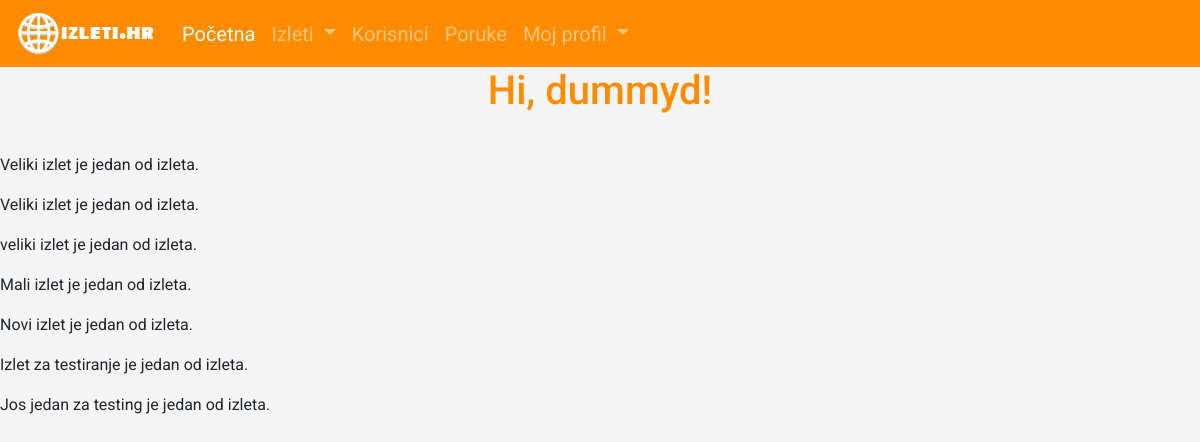
The app's page /svi_izleti (signed in) with its own data.
### app/models.py (models this page shows, shortened)
class User(UserMixin, db.Model):
    id=db.Column(db.Integer,primary_key=True)
    username=db.Column(db.String(64), index=True, unique=True)
    email=db.Column(db.String(120), index=True, unique=True)
    password_hash=db.Column(db.String(128))
    ime=db.Column(db.String(50))
    prezime=db.Column(db.String(64))
    datum_rodjenja=db.Column(db.Date, nullable=True)
    broj_telefona=db.Column(db.String(20), nullable=True)
    o_meni=db.Column(db.String(400), nullable=True)
    profilna_slika=db.Column(db.String(300), default='korisnik.jpg')
    izleti = db.relationship('Izlet', backref='creator', lazy='dynamic')
    befriended=db.relationship(
        'User',secondary=friends,
        primaryjoin=(friends.c.befriender_id==id),
        secondaryjoin=(friends.c.befriended_id==id),
        backref=db.backref('friends',lazy='dynamic'),lazy='dynamic')

class Izlet(db.Model):
    id=db.Column(db.Integer,primary_key=True)
    naziv=db.Column(db.String(100),index=True)
    cijena=db.Column(db.Float,nullable=True)
    lokacija=db.Column(db.String(100),nullable=True)
    datum_polaska=db.Column(db.DateTime,nullable=True)
    datum_povratka=db.Column(db.DateTime,nullable=True)
    timestamp = db.Column(db.DateTime, index=True, default=datetime.utcnow)
    opis=db.Column(db.String(500), nullable=True)
    creator_id = db.Column(db.Integer, db.ForeignKey('user.id'))
    slika_izleta=db.Column(db.String(300), default='banne.jpg')
    sudionici=db.relationship("User", secondary=tablica_povezivanja)

### app/routes.py (the view)
@app.route('/svi_izleti')
@login_required
def svi_izleti():
    izleti=Izlet.query.all()
    return render_template('svi_izleti.html', title='Izleti',izleti=izleti)

### app/models.py (called while the page is built)
@login.user_loader
def load_user(id):
    return User.query.get(int(id))

### app/templates/svi_izleti.html
{% extends "base.html" %}
{% block content %}
    <h1>Hi, {{ current_user.username }}!</h1>
    {% for i in izleti %}
    <p>
    {{ i.naziv }} je jedan od izleta.
    </p>
    {% endfor %}
{% endblock %}

### app/static/style_index.css (style rules this page uses)
body { font-family: 'Roboto', sans-serif; background-color: #f4f4f4; }
h1,h2,h3,h4 { color:#FF8C00; }
h1 { text-align:center; padding-bottom: 30px; }
html { -webkit-box-sizing: border-box; -moz-box-sizing: border-box; box-sizing: border-box; }
*, *:before, *:after { -webkit-box-sizing: inherit; -moz-box-sizing: inherit; box-sizing: inherit; }

### records on screen
User: username "dummyd"
Izlet: naziv "Veliki izlet"
Izlet: naziv "Veliki izlet"
Izlet: naziv "veliki izlet"
Izlet: naziv "Mali izlet"
Izlet: naziv "Novi izlet"
Izlet: naziv "Izlet za testiranje"
Izlet: naziv "Jos jedan za testing"
